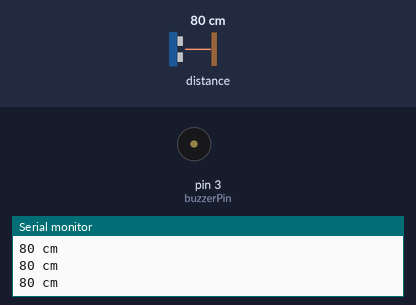
The sketch below on a simulated Arduino Uno, built with avr-gcc and run on an emulated ATmega328P. Shown: buzzer (waves = sounding), the last lines printed to the serial monitor. The test bench sets the inputs (shaded band); at power-on: distance to the obstacle 80 cm.

Above: at 1.2 s.
1.3 s: distance to the obstacle set to 4 cm
At 1.83 s:
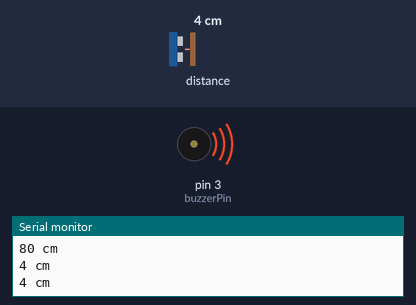
4.3 s: distance to the obstacle set to 2 cm
At 4.59 s:
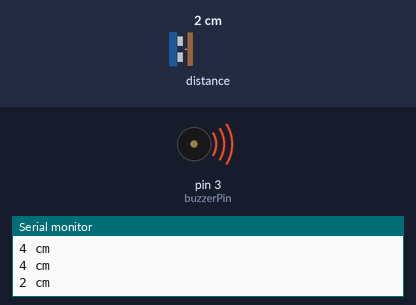
5.8 s: distance to the obstacle set to 18 cm
At 6.47 s:
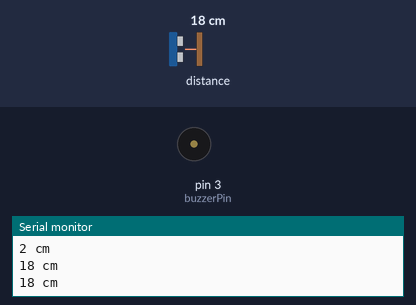
Timing chart, 0 to 14.8 s (numbered marks = the images above; inputs shaded):
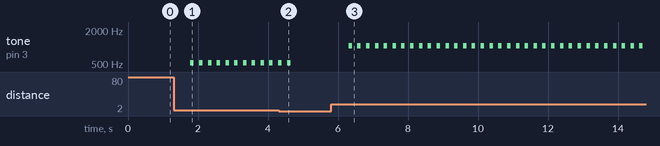

Measured:
- after the input at 1.3 s, tone on pin 3 (buzzerPin): alternates 523 Hz for 0.10 s and silent for 0.15 s, starting after 0.48 s
- after the input at 4.3 s, tone on pin 3 (buzzerPin): goes on until 4.6 s, then stays silent
- after the input at 5.8 s, tone on pin 3 (buzzerPin): alternates 1047 Hz for 0.10 s and silent for 0.15 s, starting after 0.50 s

The sketch:

L13_UltrasonicPiano_XIAO_en.ino
```cpp
#include "Ultrasonic.h"//declare the library file
Ultrasonic ultrasonic(0);//define the ultrasonic object and connect the ultrasonic wave to the A0 interface. If you're using XIAO RP2040, please change 0 to D0
int buzzerPin = 3;//The buzzer is connected to the A3 interface, if you're using XIAO RP2040, please change 3 to A3

#define NOTE_C5  523
#define NOTE_CS5 554
#define NOTE_D5  587
#define NOTE_DS5 622
#define NOTE_E5  659
#define NOTE_F5  698
#define NOTE_FS5 740
#define NOTE_G5  784
#define NOTE_GS5 831
#define NOTE_A5  880
#define NOTE_AS5 932
#define NOTE_B5  988
#define NOTE_C6  1047

void setup()
{
    Serial.begin(9600);
    pinMode(buzzerPin,OUTPUT);
}

void loop()
{
    // Read the distance value detected by the ultrasonic distance sensor, in centimeters, and print it on the serial monitor
    long RangeInCentimeters;
    RangeInCentimeters = ultrasonic.MeasureInCentimeters();
    Serial.print(RangeInCentimeters);
    Serial.println(" cm");
    delay(250);
    // Using an if statement for conditional judgment, when the distance is 4, 6, 8, 10, 12, 14, 16, 18, it corresponds to C5, D5, E5, F5, G5, A5, B5, C6
    if (((long)RangeInCentimeters== 4)) {  //Do
        tone(3,NOTE_C5,100);
    }
    if (((long) RangeInCentimeters== 6)) { //Re
        tone(3,NOTE_D5,100);
    }
    if (((long) RangeInCentimeters== 8)) { //Mi
        tone(3,NOTE_E5,100);
    }
    if (((long) RangeInCentimeters== 10)) {  //Fa
        tone(3,NOTE_F5,100);
    }
    if (((long) RangeInCentimeters== 12)) {  //Sol
        tone(3,NOTE_G5,100);
    }
    if (((long) RangeInCentimeters== 14)) {  //La
        tone(3,NOTE_A5,100);
    }
    if (((long) RangeInCentimeters== 16)) { //Xi
        tone(3,NOTE_B5,100);
    }
    if (((long) RangeInCentimeters== 18)) {  //Do
        tone(3,NOTE_C6,100);
    }
}
```
